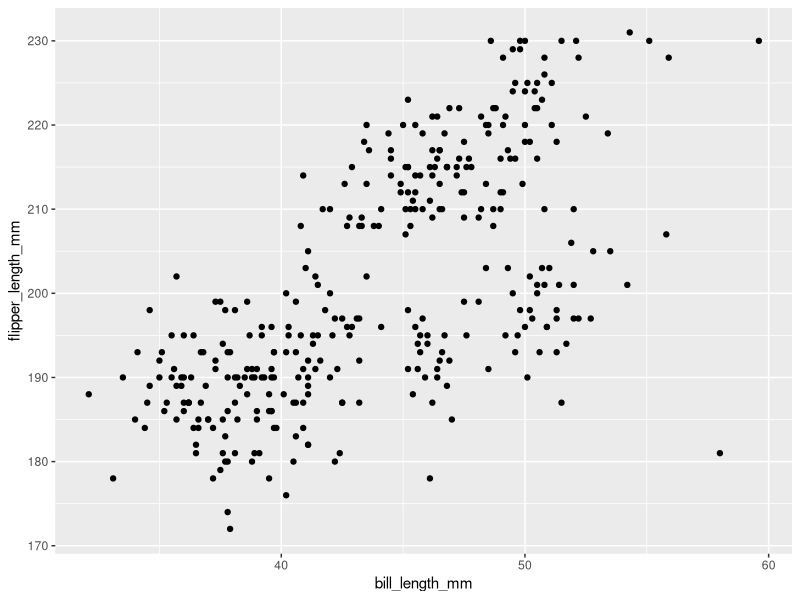
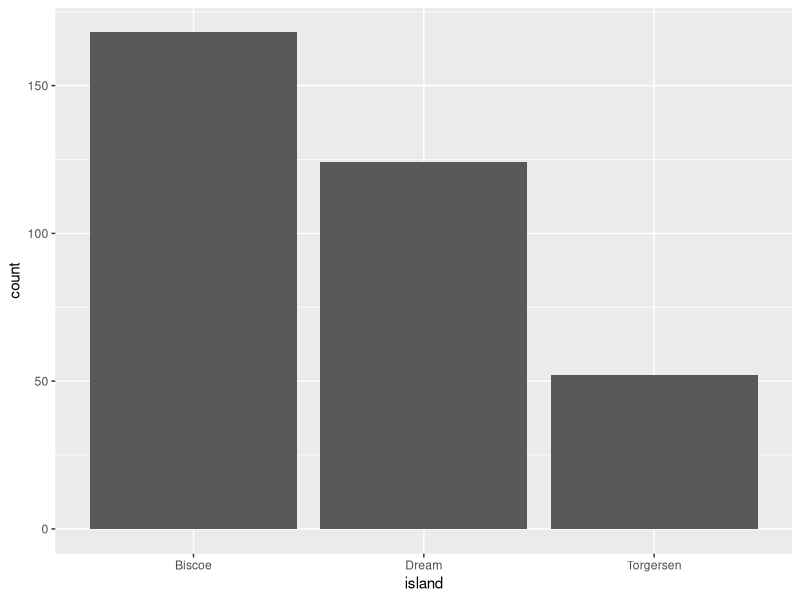
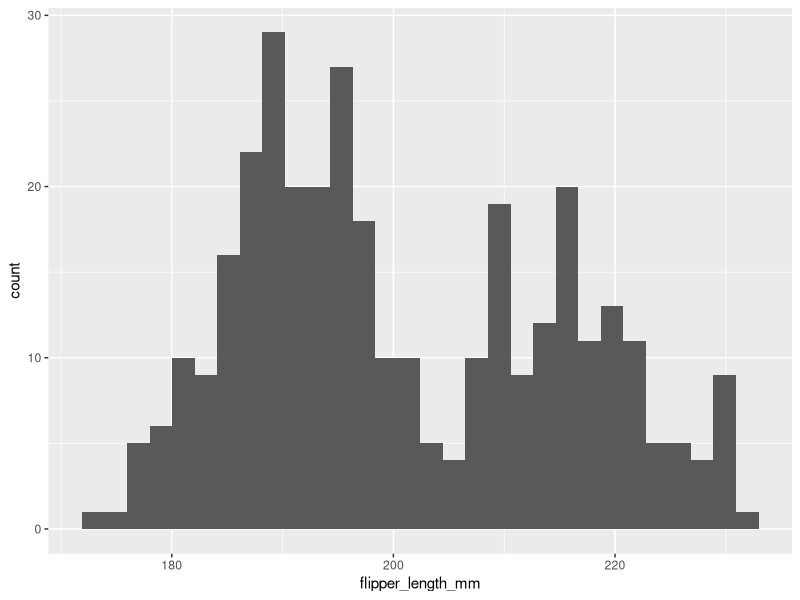
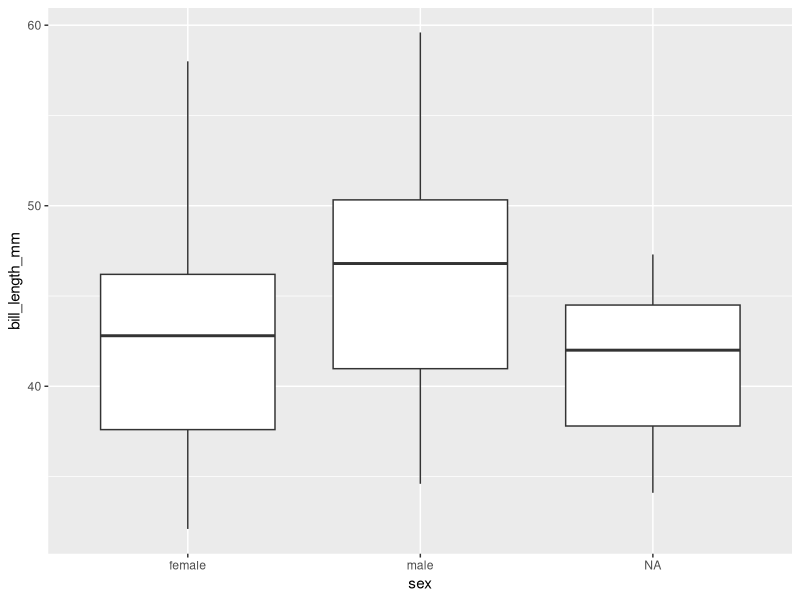
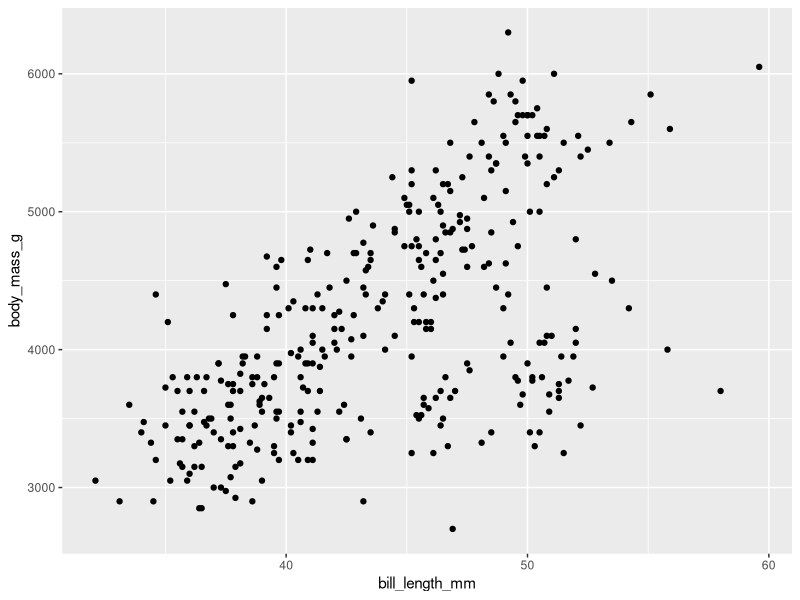
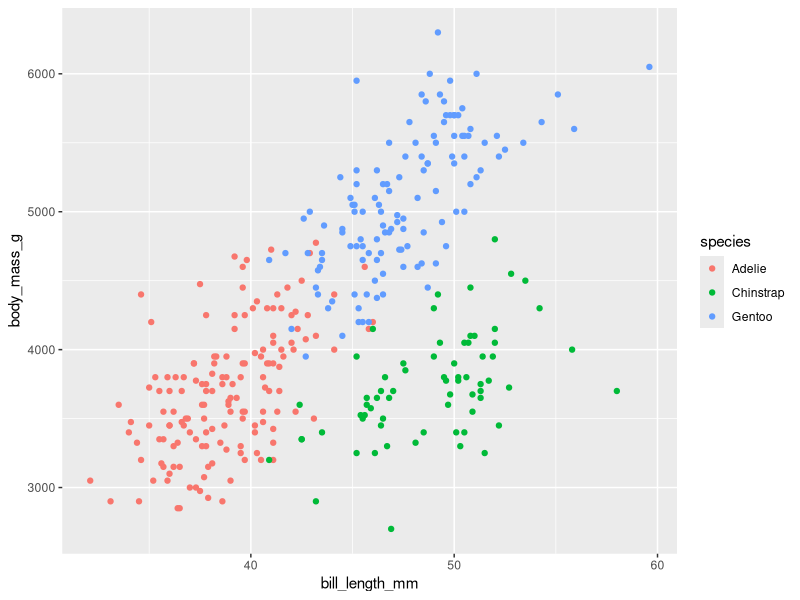
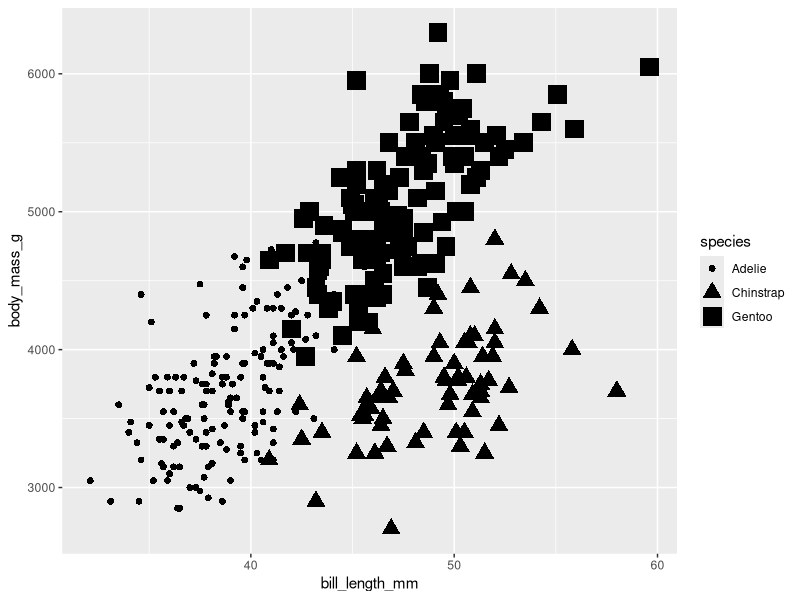
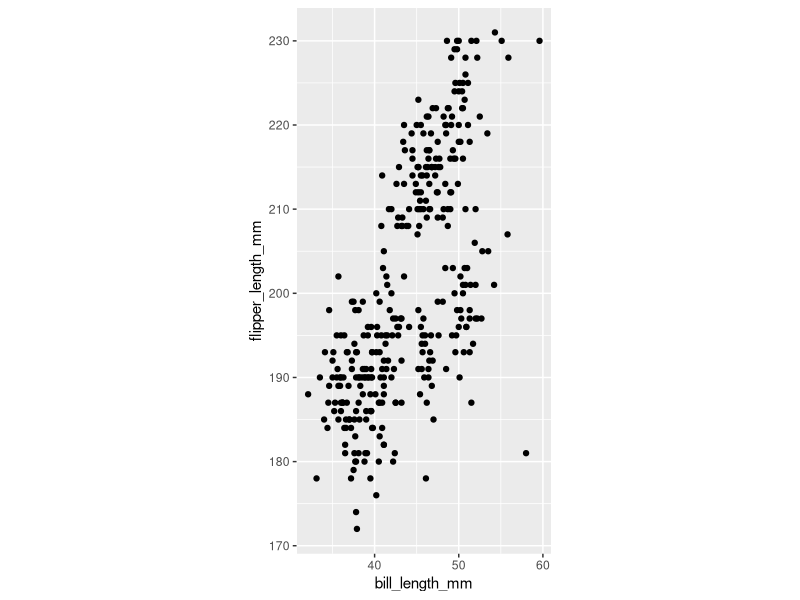

Reproduce these figures in R, in order.
## ---- chunk 1
knitr::opts_chunk$set(dev = 'pdf')
par(mar=c(3,3,2,1), mgp=c(2,.7,0), tck=-.01,las=1)
library(tidyverse)
## ---- chunk 2
library(palmerpenguins)
penguins %>% glimpse
## ---- chunk 3
ggplot(data = penguins, 
       aes(x = bill_length_mm, y = flipper_length_mm)) + 
  geom_point()
## ---- chunk 4
ggplot(penguins, aes(x = island)) + 
  geom_bar()
## ---- chunk 5
ggplot(penguins, aes(x = flipper_length_mm)) + 
  geom_histogram(bins = 30)
## ---- chunk 6
ggplot(penguins, aes(x = sex, y = bill_length_mm)) + 
  geom_boxplot()
## ---- chunk 7
ggplot(data = penguins, 
       aes(x = bill_length_mm, y = body_mass_g)) + 
  geom_point()
## ---- chunk 8
ggplot(data = penguins, 
       aes(x = bill_length_mm, y = body_mass_g, colour = species)) + 
  geom_point()
## ---- chunk 9
ggplot(data = penguins, 
       aes(x = bill_length_mm, y = body_mass_g, 
           shape = species, size = species)) + 
  geom_point()
## ---- chunk 10
ggplot(data = penguins, 
       aes(x = bill_length_mm, y = flipper_length_mm)) + 
  geom_point() + 
  coord_fixed()
## ---- chunk 11
sl <- read.csv('../data/sea_level.csv')
ggplot(sl, aes(x = Year, y = GMSL_mm)) + 
  geom_line()
## ---- chunk 12
ggplot(data = penguins, 
       aes(x = body_mass_g, y = flipper_length_mm)) + 
  geom_point()
